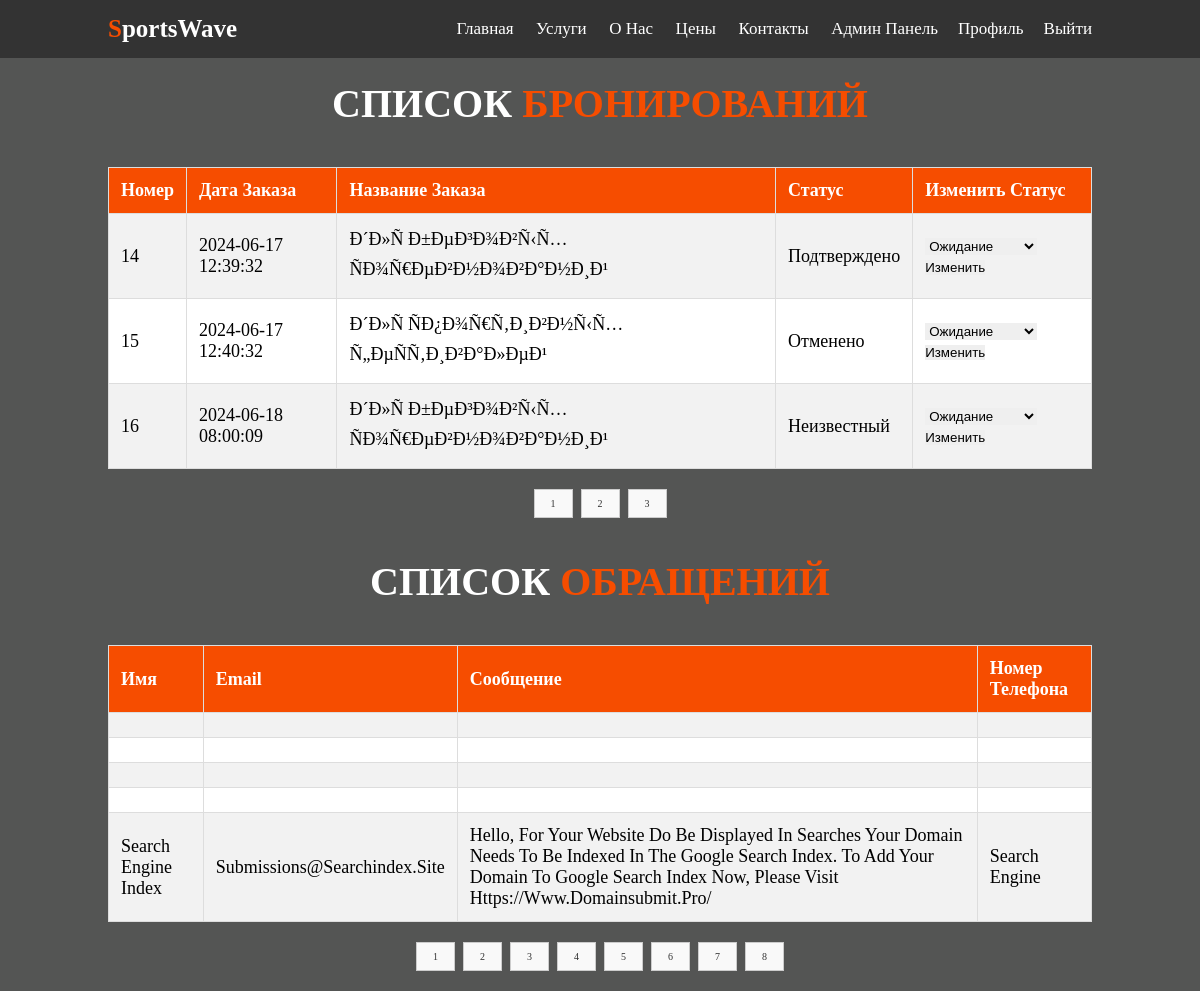
/assets/pages/admin/admin.php?page=3 (signed in), run on the app's committed database.
### tables this page shows
CREATE TABLE `orders` (
  `id` int(11) NOT NULL,
  `user_id` int(11) NOT NULL,
  `tariff_id` int(11) NOT NULL,
  `timestamp` timestamp NULL DEFAULT CURRENT_TIMESTAMP,
  `status` varchar(255) DEFAULT 'ожидание'
);

CREATE TABLE `tariffs` (
  `id` int(11) NOT NULL,
  `event_type` varchar(255) DEFAULT NULL,
  `amount` decimal(10,2) DEFAULT NULL
);

CREATE TABLE `contact_messages` (
  `id` int(11) NOT NULL,
  `name` varchar(255) DEFAULT NULL,
  `email` varchar(255) DEFAULT NULL,
  `phone` varchar(20) DEFAULT NULL,
  `subject` varchar(255) DEFAULT NULL,
  `message` text,
  `timestamp` timestamp NULL DEFAULT CURRENT_TIMESTAMP
);

### assets/pages/admin/admin.php (the view, shortened to what this page needs)
<?php
include '../../pages/system_files/db_connect.php';
$current_page = isset($_GET['page']) ? $_GET['page'] : 1;
$records_per_page = 5;
$offset = ($current_page - 1) * $records_per_page;
$query = "SELECT orders.id, orders.timestamp AS order_date, tariffs.event_type AS order_name, orders.status
          FROM orders
          JOIN tariffs ON orders.tariff_id = tariffs.id
          LIMIT $records_per_page OFFSET $offset";
$result = mysqli_query($conn, $query);
$query_requests = "SELECT * FROM contact_messages LIMIT $records_per_page OFFSET $offset";
$result_requests = mysqli_query($conn, $query_requests);
?>
<!doctype html>
<html lang="en">
<head>
    <link rel="stylesheet" href="https://unpkg.com/swiper/swiper-bundle.min.css" />
    <link rel="stylesheet" href="https://cdnjs.cloudflare.com/ajax/libs/font-awesome/5.15.4/css/all.min.css">
    <link rel="stylesheet" href="../../../assets/css/index/index.css">
</head>
<body>
<?php include '../../../assets/pages/tools/header.php'; ?>
<section class="bookings" id="bookings">
    <h1 class="heading"> <span></span></h1>
    <h1 class="heading"> <span></span></h1>
    <h1 class="heading"> <span></span></h1>
    <h1 class="heading">Список <span>бронирований</span></h1>
    <table>
        <tr>
            <th>Номер</th>
            <th>Дата заказа</th>
            <th>Название заказа</th>
            <th>Статус</th>
            <th>Изменить статус</th>
        </tr>
        <?php
        if (mysqli_num_rows($result) > 0) {
            while ($row = mysqli_fetch_assoc($result)) {
                echo "<tr>";
                echo "<td>" . $row['id'] . "</td>";
                echo "<td>" . $row['order_date'] . "</td>";
                echo "<td>" . $row['order_name'] . "</td>";
                $status_rus = "";
                switch ($row['status']) {
                    case 'confirmed':
                        $status_rus = "Подтверждено";
                        break;
                    case 'cancelled':
                        $status_rus = "Отменено";
                        break;
                    default:
                        $status_rus = "Неизвестный";
                        break;
                }
                echo "<td>" . $status_rus . "</td>";
                echo "<td>";
                echo "<form method='POST' action='" . $_SERVER['PHP_SELF'] . "'>";
                echo "<select name='new_status'>";
                echo "<option value='pending'>Ожидание</option>";
                echo "</select>";
                echo "<button type='submit'>Изменить</button>";
                echo "</form>";
                echo "</td>";
                echo "</tr>";
            }
        } else {
            echo "<tr><td colspan='5'>Нет доступных бронирований.</td></tr>";
        }
        ?>
    </table>
    <?php
    $total_rows_query = "SELECT COUNT(*) as total FROM orders";
    $total_result = mysqli_query($conn, $total_rows_query);
    $total_rows = mysqli_fetch_assoc($total_result)['total'];
    $total_pages = ceil($total_rows / $records_per_page);
    echo "<div class='pagination'>";
    for ($i = 1; $i <= $total_pages; $i++) {
        echo "<a href='?page=$i'>$i</a>";
    }
    echo "</div>";
    ?>
</section>
<section class="requests" id="requests">
    <h1 class="heading">Список <span>обращений</span></h1>
    <table>
        <tr>
            <th>Имя</th>
            <th>Email</th>
            <th>Сообщение</th>
            <th>Номер телефона</th>
        </tr>
        <?php
        if (mysqli_num_rows($result_requests) > 0) {
            while ($request = mysqli_fetch_assoc($result_requests)) {
                echo "<tr>";
                echo "<td>" . $request['name'] . "</td>";
                echo "<td>" . $request['email'] . "</td>";
                echo "<td>" . $request['message'] . "</td>";
                echo "<td>" . $request['phone'] . "</td>";
                echo "</tr>";
            }
        } else {
            echo "<tr><td colspan='4'>Нет обращений.</td></tr>";
        }
        ?>
    </table>
    <?php
    $total_rows_requests_query = "SELECT COUNT(*) as total FROM contact_messages";
    $total_requests_result = mysqli_query($conn, $total_rows_requests_query);
    $total_rows_requests = mysqli_fetch_assoc($total_requests_result)['total'];
    $total_pages_requests = ceil($total_rows_requests / $records_per_page);
    echo "<div class='pagination'>";
    for ($i = 1; $i <= $total_pages_requests; $i++) {
        echo "<a href='?page=$i'>$i</a>";
    }
    echo "</div>";
    ?>
</section>
</body>
</html>

### assets/css/index/index.css (style rules this page uses)
:root { --main-color: #f64d00; }
* { margin:0; padding:0; box-sizing: border-box; outline: none; border:none; text-decoration: none; text-transform: capitalize; transition: .2s linear; }
html { font-size: 62.5%; overflow-x: hidden; scroll-padding-top: 7rem; scroll-behavior: smooth; }
body { background: rgb(84 85 84); }
section { padding:2rem 9%; }
.heading { text-align: center; padding-bottom: 2rem; color:#fff; text-transform: uppercase; font-size: 4rem; }
.heading span { color:var(--main-color); text-transform: uppercase; }
table { width: 100%; border-collapse: collapse; margin-top: 2rem; background-color: white; color: black; }
th, td { border: 1px solid #ddd; padding: 12px; text-align: left; font-size: 18px; }
th { background-color: var(--main-color); color: white; }
tr:nth-child(even) { background-color: #f2f2f2; }
.pagination { display: flex; justify-content: center; margin-top: 20px; }
.pagination a { padding: 8px 16px; margin: 0 4px; border: 1px solid #ccc; background-color: #f9f9f9; color: #333; text-decoration: none; }

### data on the page
orders: id "14", timestamp "2024-06-17 12:39:32", tariff.event_type "Ð´Ð»Ñ Ð±ÐµÐ³Ð¾Ð²Ñ‹Ñ… ÑÐ¾Ñ€ÐµÐ²Ð½Ð¾Ð²Ð°Ð½Ð¸Ð¹", status "Подтверждено"
orders: id "15", timestamp "2024-06-17 12:40:32", tariff.event_type "Ð´Ð»Ñ ÑÐ¿Ð¾Ñ€Ñ‚Ð¸Ð²Ð½Ñ‹Ñ… Ñ„ÐµÑÑ‚Ð¸Ð²Ð°Ð»ÐµÐ¹", status "Отменено"
orders: id "16", timestamp "2024-06-18 08:00:09", tariff.event_type "Ð´Ð»Ñ Ð±ÐµÐ³Ð¾Ð²Ñ‹Ñ… ÑÐ¾Ñ€ÐµÐ²Ð½Ð¾Ð²Ð°Ð½Ð¸Ð¹", status "Неизвестный"
contact_messages: name "Search Engine Index", email "Submissions@searchindex.site", message "Hello, For Your Website Do Be Displayed In Searches Your Domain Needs To Be Indexed In The Google Search Index. To Add Your Domain To Google Search Index Now, Please Visit Https://Www.domainsubmit.pro/", phone "Search Engine"
